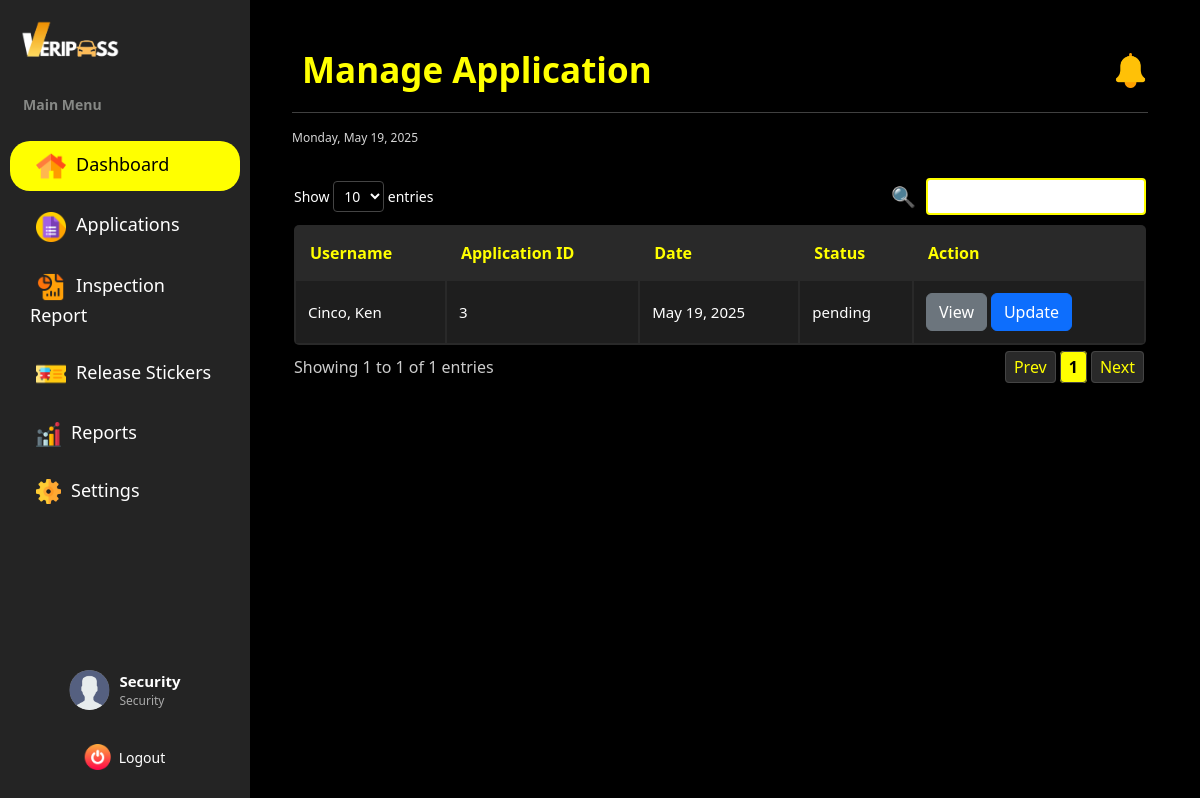
/dashboard/security/manage_application/ (signed in), run on an earlier commit of the app's database.
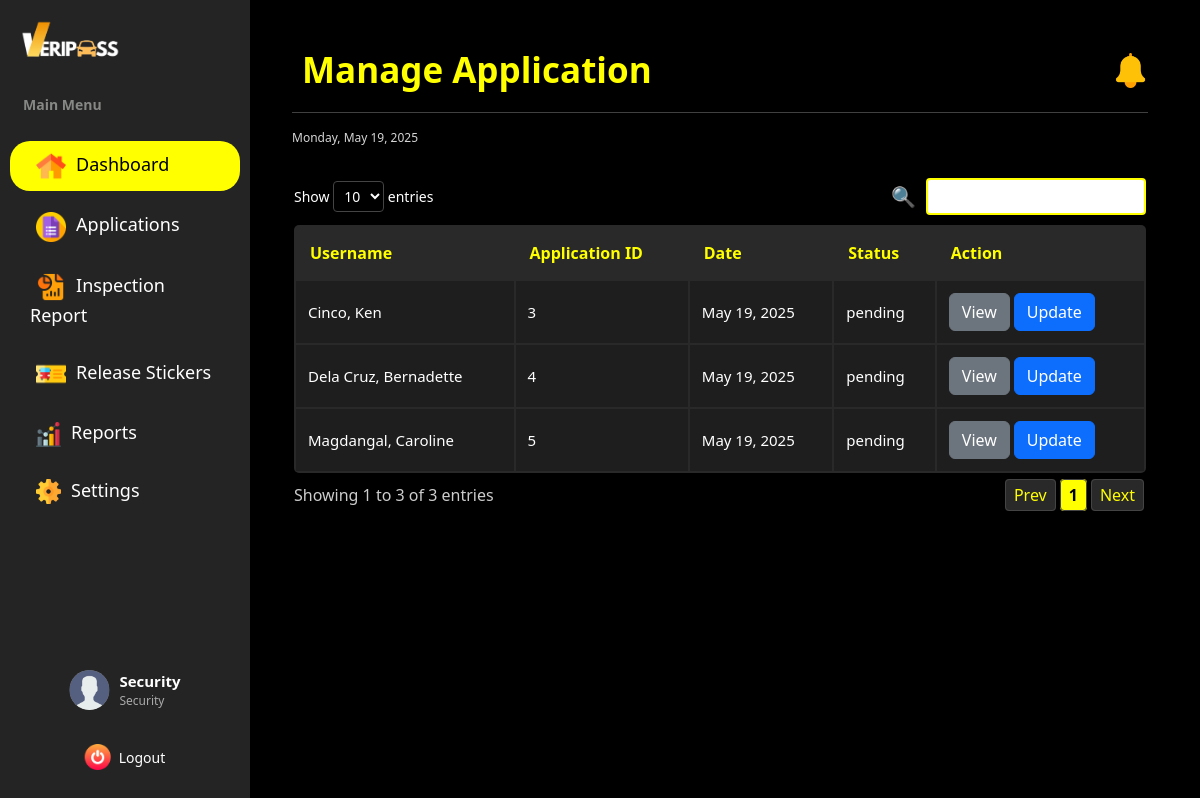
And on a later commit of the database.
### vehicle_pass/models.py (models this page shows, shortened)
class BaseModel(models.Model):
    created_at = models.DateTimeField(auto_now_add=True, db_index=True)
    updated_at = models.DateTimeField(auto_now=True)
    class Meta:
        abstract = True

class Registration(BaseModel):
    STATUS_CHOICES = [
        ('pending', 'Pending'),
        ('cancelled', 'Cancelled'),
        ('for payment', 'For Payment'),
        ('reviewing documents', 'Reviewing Documents'),
        ('for final inspection', 'For Final Inspection'),
        ('approved', 'Approved'),
        ('rejected', 'Rejected')
    ]
    registrationNumber = models.BigAutoField(primary_key=True)
    user = models.ForeignKey(UserProfile, on_delete=models.CASCADE)
    vehicle = models.ForeignKey(Vehicle, on_delete=models.CASCADE)
    files = models.URLField(max_length=250)
    status = models.CharField(max_length=20, choices=STATUS_CHOICES, default='pending')
    remarks = models.TextField(null=True)
    def __str__(self):
        return f"Registration {self.registrationNumber} for {self.user.lastname}, {self.user.firstname}"

class UserProfile(BaseModel):
    ROLE_CHOICES = [('user', 'User'),
        ('security', 'Security'),
        ('cashier', 'Cashier'),
        ('admin', 'Admin')
        ]
    SCHOOL_ROLE_CHOICES = [('student', 'Student'),
                   ('faculty', 'Faculty'),
                   ('university personnel', 'University Personnel')
                   ]
    profile_picture = models.ImageField(
        upload_to='profile_pictures/',
        blank=True,
        null=True,
    )
    corporate_email = models.EmailField(max_length=50, unique=True)
    password = models.CharField(max_length=128)
    lastname = models.CharField(max_length=25)
    firstname = models.CharField(max_length=50)
    middle_name = models.CharField(max_length=25, blank=True, null=True)
    suffix = models.CharField(max_length=5, blank=True, null=True)
    dl_number = models.CharField(max_length=15, blank=True, null=True)
    college = models.CharField(max_length=100, blank=True, null=True)
    program = models.CharField(max_length=100, blank=True, null=True)
    department = models.CharField(max_length=100, blank=True, null=True)
    address = models.CharField(max_length=100, blank=True, null=True)
    role = models.CharField(max_length=20, choices=ROLE_CHOICES, default='user', null=True)
    school_role = models.CharField(max_length=20, choices=SCHOOL_ROLE_CHOICES, null=True, blank=True)

### vehicle_pass/views.py (the view)
# urls.py: path("dashboard/security/manage_application/", SecurityViewApplication.as_view(), name="security_manage_application"),
class SecurityViewApplication(CustomLoginRequiredMixin, ListView):
    model = Registration
    template_name = 'Security Dashboard/Security_Application.html'
    context_object_name = 'applications'
    paginate_by = 5
    def get_context_data(self, **kwargs):
        context = super().get_context_data(**kwargs)
        applications = context['applications']
        print(f"Applications count: {len(applications)}")
        if applications:
            print(f"First application: {applications[0]}")
        return context

### vehicle_pass/authentication.py (called while the page is built)
    def dispatch(self, request, *args, **kwargs):
        if not request.session.get("user_id"): #overrides the django dispatch
            return redirect("login")  #redirect to login if no active on session
        return super().dispatch(request, *args, **kwargs)

### vehicle_pass/context_processors.py (called while the page is built)
def admin_user_context(request):
    if hasattr(request, 'session') and 'user_id' in request.session:
        try:
            user_id = request.session.get('user_id')
            admin_user = UserProfile.objects.get(id=user_id, role='admin')
            admin_name = f"{admin_user.firstname} {admin_user.lastname}"
        except Exception as e:
            admin_name = "Admin"
    else:
        admin_name = "Not Logged In"
    return {'admin_name': admin_name}

def default_user_context(request):
    if hasattr(request, 'session') and 'user_id' in request.session:
        try:
            user_id = request.session.get('user_id')
            default_user = UserProfile.objects.get(id=user_id, role='user')
            user_name = f"{default_user.firstname} {default_user.lastname}"
        except Exception as e:
            user_name = "User"
    else:
        user_name = "Not Logged In"
    return {'user_name': user_name}

### templates/Security Dashboard/Security_Application.html (shortened to what this page needs)
{% extends "includes/security_sidebar.html" %}
{% load static %}
{% block extra_css %}
    <link rel="stylesheet" href="{% static 'css/security-dashboard-style.css' %}">
    <link rel="stylesheet" href="{% static 'css/sidebar.css' %}">
{% endblock %}
{% block content %}
<div class="main-content flex-grow-1 ms-uto">
    <div class="container-fluid py-1">
            <div class="d-flex flex-column flex-md-row justify-content-between align-items-start align-items-md-center mb-3">
                <h2 class="title mb-3 mb-md-0">Manage Application</h2>
                <div class="d-flex align-items-center gap-3">
                    <a href="Announcements.html" class="text-decoration-none text-light position-relative">
                        <img src="{% static 'images/notification.png' %}" alt="Notifications" width="35" height="35">
                    </a>
                </div>
            </div>
        <hr>
        <small><span id="date"></span></small>
        <br>
        <section class="table-container">
            <table id="myTable" class="users-table">
                <thead>
                    <tr>
                        <th>Username</th>
                        <th>Application ID</th>
                        <th>Date</th>
                        <th>Status</th>
                        <th>Action</th>
                    </tr>
                </thead>
                <tbody>
                {% for applicant in applications %}
                    <tr>
                        <td>{{ applicant.user.lastname }}, {{ applicant.user.firstname }} {{ applicant.user.middlename|default_if_none:""|slice:":1"}}</td>
                        <td>{{ applicant.registrationNumber }}</td>
                        <td>{{ applicant.created_at|date:"F d, Y" }}</td>
                        <td>{{ applicant.status }}</td>
                        <td>
                            <a href="{% url 'security_view_specific_application' applicant.pk %}" class="btn btn-secondary">View</a>
                            <a href="{% url 'security_update_application' applicant.pk %}" class="btn btn-primary">Update</a>
                        </td>
                {% endfor %}
                </tbody>
            </table>
        </section>
    </div>
</div>
{% endblock %}

What changed in the data, as far as the page shows it:
added Registration: user.lastname "Dela Cruz", user.firstname "Bernadette", registrationNumber "4", created_at "May 19, 2025", status "pending"
added Registration: user.lastname "Magdangal", user.firstname "Caroline", registrationNumber "5", created_at "May 19, 2025", status "pending"
Also different on the page:
text written by a page script: "Show entries Showing 1 to 1 of 1 entries Prev 1 Next" → "Show entries Showing 1 to 3 of 3 entries Prev 1 Next"
